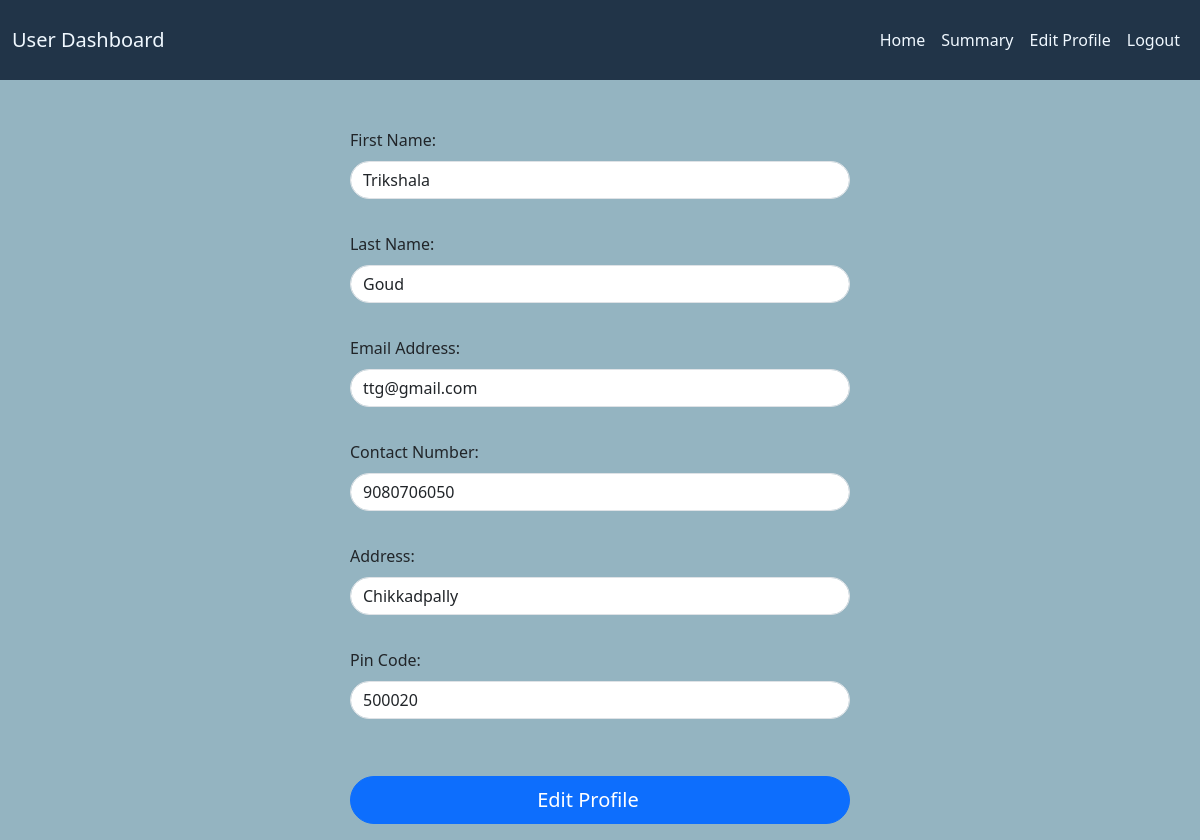
/user/edit_profile (signed in), run on an earlier commit of the app's database.
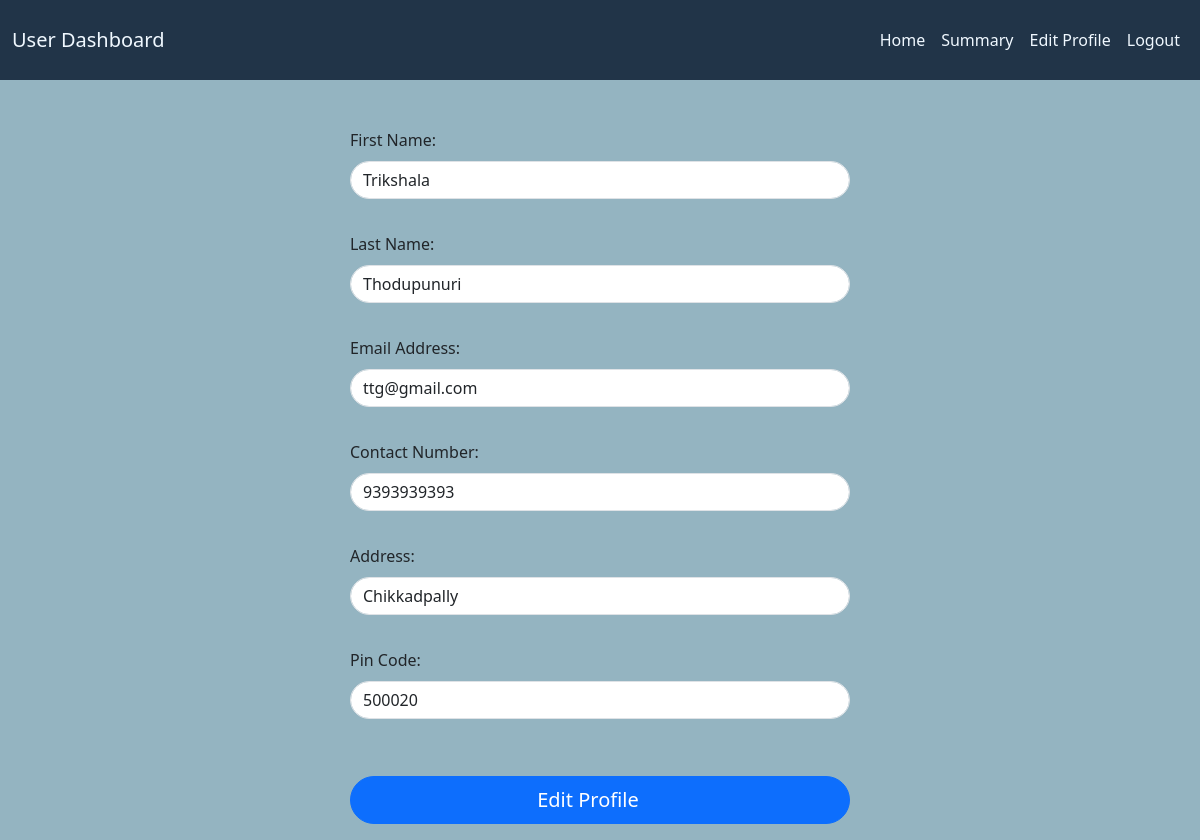
And on a later commit of the database.
### vehicle/models.py (models this page shows, shortened)
class User(db.Model, UserMixin):
    id = db.Column(db.Integer(), primary_key = True)
    first_name = db.Column(db.String(50), nullable = False)
    last_name = db.Column(db.String(50), nullable = False)
    email_address =  db.Column(db.String(length=60), nullable = False, unique = True)
    username = db.Column(db.String(length=20), nullable = False, unique = True)
    password_hash = db.Column(db.String(length=30), nullable = False)
    contact_number = db.Column(db.String(10), nullable= True, unique = True)
    address = db.Column(db.String(length=100), nullable = False)
    pincode = db.Column(db.String(6), nullable = False)
    is_admin = db.Column(db.Boolean(), default = 0)
    reservations = db.relationship('Reservation', backref = 'user', lazy = True)
    @property
    def password(self):
        return self.password_hash

### vehicle/controllers/routes.py (the view)
@app.route('/user/edit_profile', methods=["GET", "POST"])
@user_required
@login_required
def edit_user_profile():
    form = EditProfileForm(obj=current_user)
    if request.method == "POST" and form.validate_on_submit():
        current_user.first_name = form.first_name.data
        current_user.last_name = form.last_name.data
        current_user.email_address = form.email_address.data
        current_user.contact_number = form.contact_number.data
        current_user.address = form.address.data
        current_user.pincode = form.pincode.data
        db.session.commit()
        flash(f"Profile updated Successfully!", "success")
        return redirect(url_for('user_home'))
    elif request.method == "GET":
        form.first_name.data = current_user.first_name
        form.last_name.data = current_user.last_name
        form.email_address.data = current_user.email_address
        form.contact_number.data = current_user.contact_number
        form.address.data = current_user.address
        form.pincode.data = current_user.pincode
    return render_template('user_dashboard/user_edit.html', form = form)

### vehicle/controllers/forms.py
class EditProfileForm(FlaskForm):
    first_name = StringField(label="First Name: ",validators=[DataRequired()])
    last_name = StringField(label="Last Name: ")
    email_address = StringField(label="Email Address: ",validators=[Email(),DataRequired()])
    contact_number = StringField(label="Contact Number: ",validators=[Length(min=10, max=10, message="Contact number must be exactly 10 digits."),Regexp(r'^\d{10}$', message="Contact number must contain only digits.")])
    address = StringField(label="Address: ",validators=[Length(min=2,max=50)])
    pincode = StringField(label="Pin Code: ",validators=[Length(min=6,max=6, message="PinCode must be exactly 6 digits."),Regexp(r'^\d{6}$', message="PinCode must contain only digits.")])
    submit = SubmitField(label="Edit Profile")

### vehicle/__init__.py (called while the page is built)
@login_manager.user_loader
def load_user(user_id):
    return User.query.get(int(user_id))

### vehicle/templates/user_dashboard/user_edit.html (shortened to what this page needs)
{% extends "base.html" %}
{% block content%}
<div class="container mt-3">
    <div class="form-container">
        <form class="form-main" method="POST">
            <div class="mb-3">
                {{form.first_name.label()}}
                {{form.first_name(class="form-control", placeholder="First Name")}}<br>
                {{form.last_name.label()}}
                {{form.last_name(class="form-control", placeholder="Last Name")}}<br>
                {{form.email_address.label()}}
                {{form.email_address(class="form-control", placeholder="Email Address")}}<br>
                {{form.contact_number.label()}}
                {{form.contact_number(class="form-control", placeholder="Contact Number")}}<br>
                {{form.address.label()}}
                {{form.address(class="form-control", placeholder="Address")}}<br>
                {{form.pincode.label()}}
                {{form.pincode(class="form-control", placeholder="Pincode")}}<br>
                <br>
                {{ form.submit(class="form-submit btn btn-lg btn-block btn-primary") }}
            </div>
        </form>
    </div>
</div>
{% endblock %}

What changed in the data, as far as the page shows it:
changed User "Trikshala": last_name "Goud" → "Thodupunuri"; contact_number "9080706050" → "9393939393"
